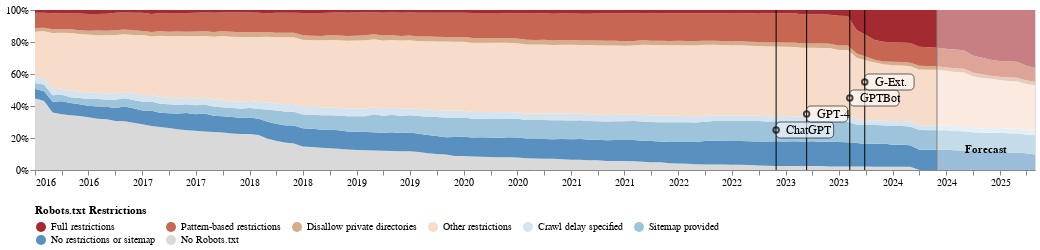

The notebook cell saved with this chart:
### Markdown cell above
## Plot Temporal Robots Chart

### Code cell
ORDERED_STATUSES = [
    "no_robots",
    "none",
    "none_sitemap",
    "none_crawl_delay",
    "some_other",
    "some_disallow_important_dir",
    # "some_disallow_file_types",
    "some_pattern_restrictions",
    "all"
]

STATUS_COLORS = {
    "all": "#a32a31",
    "some_pattern_restrictions": "#c76753",
    # "some_disallow_file_types": "#e8a888",
    "some_disallow_important_dir": "#d7ac8a",
    "some_other": "#f7dcca",
    "none_crawl_delay": "#d5e4ef",
    "none_sitemap": "#9dc4db",
    "none": "#5891bf",
    "no_robots": "#d9d9d9"
}

LEGEND_MAPPING = {
    "all": "Full restrictions",
    "some_pattern_restrictions": "Pattern-based restrictions",
    # "some_disallow_file_types": "Disallow specific file types",
    "some_disallow_important_dir": "Disallow private directories",
    "some_other": "Other restrictions",
    "none_crawl_delay": "Crawl delay specified",
    "none_sitemap": "Sitemap provided",
    "none": "No restrictions or sitemap",
    "no_robots": "No Robots.txt"
}


# Copy and remap data for plotting
df = robots_temporal_head_summary_detailed.copy()
df["status"] = df["status"].map(LEGEND_MAPPING)
ordered_statuses = [LEGEND_MAPPING[s] for s in ORDERED_STATUSES]
status_colors = {LEGEND_MAPPING[k]: v for k, v in STATUS_COLORS.items()}


chart_robots = forecast_plot(
    df,
    agent=AGENT,
    lags=LAGS,
    val_col="tokens",
    n_periods=N_PERIODS,
    ordered_statuses=ordered_statuses,
    status_colors=status_colors,
    legend_title="Robots.txt Restrictions",
    **PLOT_KWARGS
)


chart_robots.save(
    "%s_%s-%s.pdf" % (AGENT, CHOSEN_CORPUS, ANALYSIS_TYPE),
    ppi=300
)

chart_robots

### Figure 1 — Vega-Lite specification as saved in the notebook (floating-point values rounded to 4 significant figures; data arrays with more than 128 entries replaced by an {"elided": "..."} marker saying what was removed)
{"config": {"title": {"font": "Times New Roman"}, "axis": {"labelFont": "Times New Roman", "titleFont": "Times New Roman"}, "header": {"labelFont": "Times New Roman", "titleFont": "Times New Roman"}, "legend": {"labelFont": "Times New Roman", "titleFont": "Times New Roman"}, "text": {"font": "Times New Roman"}}, "layer": [{"data": {"name": "data-32619ee85f78667806b0bcc72c0c36ef"}, "mark": {"type": "area"}, "encoding": {"color": {"field": "status", "legend": {"columns": 6, "orient": "bottom", "titleLimit": 0}, "scale": {"domain": ["Full restrictions", "Pattern-based restrictions", "Disallow private directories", "Other restrictions", "Crawl delay specified", "Sitemap provided", "No restrictions or sitemap", "No Robots.txt"], "range": ["#a32a31", "#c76753", "#d7ac8a", "#f7dcca", "#d5e4ef", "#9dc4db", "#5891bf", "#d9d9d9"]}, "title": "Robots.txt Restrictions", "type": "nominal"}, "order": {"field": "order", "type": "quantitative"}, "x": {"axis": {"format": "%Y", "title": ""}, "field": "period", "type": "temporal"}, "y": {"axis": {"format": "%", "title": ""}, "field": "percentage", "scale": {"domain": [0, 1]}, "type": "quantitative"}}}, {"data": {"name": "data-180b5e4c67283dc23cad3da0e1748b2e"}, "mark": {"type": "rule", "color": "black"}, "encoding": {"strokeWidth": {"value": 1}, "x": {"field": "period", "type": "temporal"}, "y": {"value": 0}, "y2": {"value": 160}}}, {"data": {"name": "data-180b5e4c67283dc23cad3da0e1748b2e"}, "mark": {"type": "rect", "color": "white", "cornerRadius": 4, "opacity": 0.6, "stroke": "black", "strokeWidth": 1}, "encoding": {"x": {"field": "period", "type": "temporal"}, "x2": {"field": "x_end"}, "y": {"field": "y_start", "type": "quantitative"}, "y2": {"field": "y_end"}}}, {"data": {"name": "data-180b5e4c67283dc23cad3da0e1748b2e"}, "mark": {"type": "point", "color": "black"}, "encoding": {"x": {"field": "period", "type": "temporal"}, "y": {"field": "y_offset", "type": "quantitative"}}}, {"data": {"name": "data-180b5e4c67283dc23cad3da0e1748b2e"}, "mark": {"type": "text", "align": "left", "baseline": "middle", "color": "black", "dx": 10, "dy": 0, "fontSize": 12}, "encoding": {"text": {"field": "label", "type": "nominal"}, "x": {"field": "period", "type": "temporal"}, "y": {"field": "y_offset", "type": "quantitative"}}}, {"data": {"name": "data-f0b0bf0c2a8d0ced0c09906c1619ad4c"}, "mark": {"type": "rect", "color": "white", "opacity": 0.4}, "encoding": {"x": {"field": "start", "title": "", "type": "temporal"}, "x2": {"field": "end"}}}, {"data": {"name": "data-d46e70ea25a0240641ad89bcfe05bef1"}, "mark": {"type": "rule", "color": "gray"}, "encoding": {"x": {"field": "period", "type": "temporal"}}}, {"data": {"name": "data-4f68c5dffeb6c9174ae0ba2a276515db"}, "mark": {"type": "text", "align": "center", "baseline": "middle", "color": "black", "dx": 0, "dy": 140, "fontWeight": "bold"}, "encoding": {"text": {"field": "text", "type": "nominal"}, "x": {"field": "date", "type": "temporal"}, "y": {"value": 0}}}], "height": 160, "title": "", "width": 1000, "$schema": "https://vega.github.io/schema/vega-lite/v5.17.0.json", "datasets": {"data-32619ee85f78667806b0bcc72c0c36ef": {"elided": "896 records"}, "data-180b5e4c67283dc23cad3da0e1748b2e": [{"period": "2022-11-30T00:00:00", "label": "ChatGPT", "y_offset": 0.25, "x_end": "2023-06-14T00:00:00", "y_start": 0.2, "y_end": 0.3}, {"period": "2023-03-14T00:00:00", "label": "GPT-4", "y_offset": 0.35, "x_end": "2023-08-01T00:00:00", "y_start": 0.3, "y_end": 0.4}, {"period": "2023-08-08T00:00:00", "label": "GPTBot", "y_offset": 0.45, "x_end": "2024-01-23T00:00:00", "y_start": 0.4, "y_end": 0.5}, {"period": "2023-09-28T00:00:00", "label": "G-Ext.", "y_offset": 0.55, "x_end": "2024-03-14T00:00:00", "y_start": 0.5, "y_end": 0.6}], "data-f0b0bf0c2a8d0ced0c09906c1619ad4c": [{"start": "2024-05-31T00:00:00", "end": "2025-04-30T00:00:00"}], "data-d46e70ea25a0240641ad89bcfe05bef1": [{"period": "2024-05-31T00:00:00"}], "data-4f68c5dffeb6c9174ae0ba2a276515db": [{"date": "2024-11-14T00:00:00", "text": "Forecast"}]}}
